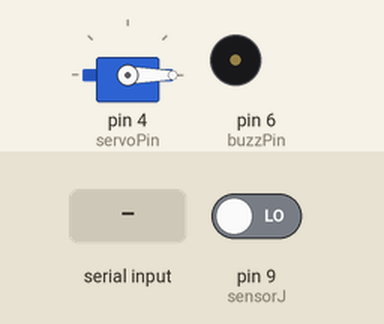
The sketch below on a simulated Arduino Uno, built with avr-gcc and run on an emulated ATmega328P. On the bench: servo, buzzer (waves = sounding). The test bench sets the inputs (shaded band); at power-on: pin 9 (sensorJ) LOW. What the sketch prints to the serial monitor is not drawn.

Above: at 1.2 s.
1.3 s: pin 9 (sensorJ) driven HIGH
At 1.7 s:
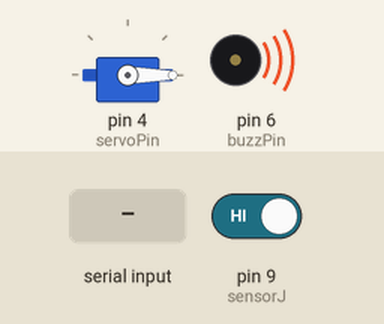
3.3 s: "a" received over the second serial link
4.8 s: "b" received over the second serial link
6.3 s: "1" received over the second serial link
Timing chart, 0 to 8.8 s (numbered marks = the images above; inputs shaded):
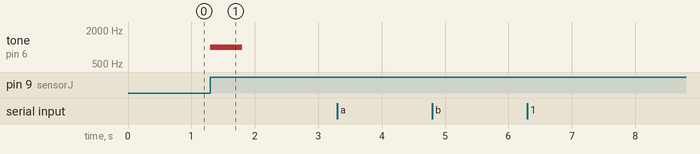

The sketch:

BLUETOOTHTEST_Slave.ino
```cpp
#include <SoftwareSerial.h>
#include <Servo.h>;

SoftwareSerial Bluetooth(3,2); // TX, RX

const int servoPin = 4;
const int buzzPin = 6;
Servo servo;
int counter = 0;
bool sensedM = false;
const int sensorJ = 9;
bool buzzed = false;
bool buzzedJ = false;


void setup() {
  // put your setup code here, to run once:
  Serial.begin(9600);
  Bluetooth.begin(38400);
  servo.attach (servoPin);
  pinMode(servoPin,OUTPUT);
  servo.write (0);
  pinMode(buzzPin,OUTPUT);
  pinMode(sensorJ,INPUT);

}

void loop() {
  int liquidL = digitalRead(sensorJ);
  if (Bluetooth.available())
    Serial.write(Bluetooth.read());

  if (Bluetooth.read() == 'a')
  {
    counter++;
    sensedM = true;
    delay(400);
  }
  if (Bluetooth.read() == 'b')
  {
    counter++;
    sensedM = false;
    delay(400);
  }
  if(sensedM){
    if(counter >= 1)
      servo.write (125); // 180 degrees, doesn't acc = 180 for some reason like girl what
      if(!buzzed){
        tone(buzzPin, 1000);
        delay(500);
        noTone(buzzPin);
        buzzed = true;
      }
    counter = 0;
  }
  else{
    if(counter >= 1)
      servo.write (0); // 0 degrees
    noTone(buzzPin);
    buzzed = false;
    counter = 0;
  }
  //Jug sensor:
  if (liquidL >= 1 && !buzzedJ)
  {
    tone(buzzPin, 1000);
    delay(500);
    noTone(buzzPin);
    buzzedJ = true;
    liquidL = 0;
  }
  else if(liquidL < 1) {
      buzzedJ = false;
  }
}
```

Measured:
- after the input at 1.3 s, tone on pin 6 (buzzPin): silent → 1000 Hz at once, → silent 0.50 s later
- after the input at 3.3 s, every drawn part: stays the same
- after the input at 4.8 s, every drawn part: stays the same
- after the input at 6.3 s, every drawn part: stays the same
